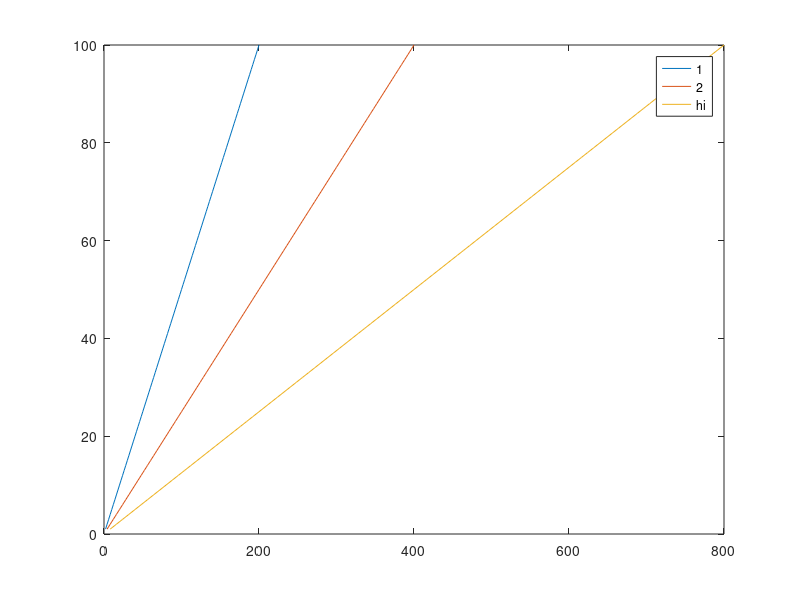
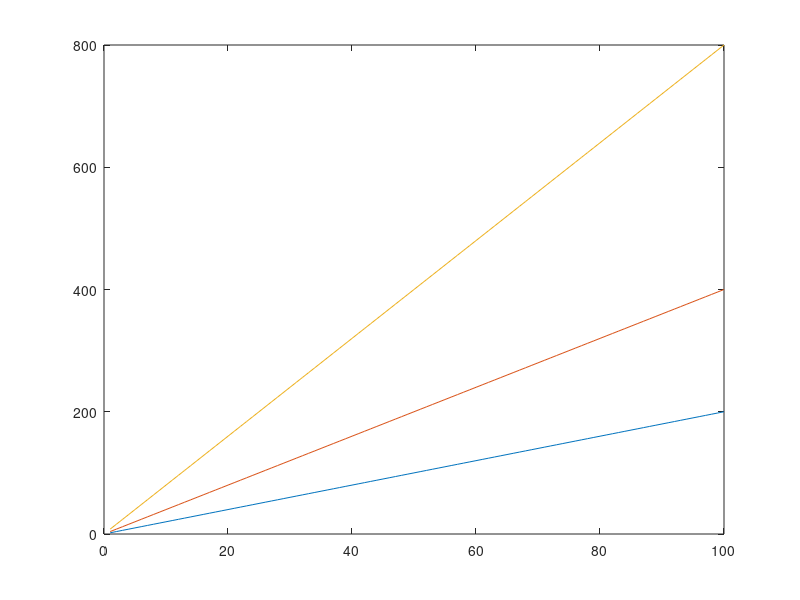

These figures' MATLAB source, in order:
x = 1:100;
y = 1:100;


for i = 1:3
    figure(1)
    x = x*2;

    plot(x,y)
 
    hold on
     legend(num2str(1),num2str(2),'hi')


    figure(2);
    plot(y,x)
    hold on
end